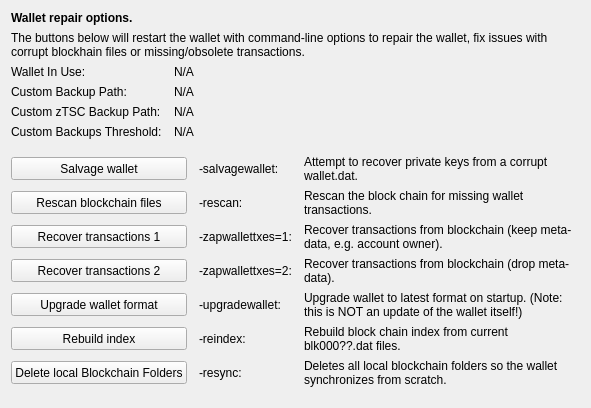
     <widget class="QWidget" name="tab_repair">
      <attribute name="title">
       <string>&amp;Wallet Repair</string>
      </attribute>
      <layout class="QGridLayout" name="gridLayout_4" columnstretch="0,0,0,0">
       <property name="horizontalSpacing">
        <number>12</number>
       </property>
       <item row="0" column="0" colspan="4">
        <widget class="QLabel" name="label_repair_header">
         <property name="font">
          <font>
           <weight>75</weight>
           <bold>true</bold>
          </font>
         </property>
         <property name="text">
          <string>Wallet repair options.</string>
         </property>
        </widget>
       </item>
       <item row="1" column="0" colspan="4">
        <widget class="QLabel" name="label_repair_helptext">
         <property name="font">
          <font>
           <weight>50</weight>
           <bold>false</bold>
          </font>
         </property>
         <property name="text">
          <string>The buttons below will restart the wallet with command-line options to repair the wallet, fix issues with corrupt blockhain files or missing/obsolete transactions.</string>
         </property>
         <property name="wordWrap">
          <bool>true</bool>
         </property>
        </widget>
       </item>
       <item row="2" column="0">
        <widget class="QLabel" name="wallet_path_label">
         <property name="text">
          <string>Wallet In Use:</string>
         </property>
        </widget>
       </item>
       <item row="2" column="1" colspan="3">
        <widget class="QLabel" name="wallet_path">
         <property name="cursor">
          <cursorShape>IBeamCursor</cursorShape>
         </property>
         <property name="text">
          <string>N/A</string>
         </property>
         <property name="textFormat">
          <enum>Qt::PlainText</enum>
         </property>
         <property name="textInteractionFlags">
          <set>Qt::LinksAccessibleByMouse|Qt::TextSelectableByKeyboard|Qt::TextSelectableByMouse</set>
         </property>
        </widget>
       </item>
       <item row="3" column="0">
        <widget class="QLabel" name="wallet_custombackuppath_label">
         <property name="text">
          <string>Custom Backup Path:</string>
         </property>
         <property name="visible">
          <bool>false</bool>
         </property>
        </widget>
       </item>
       <item row="3" column="1" colspan="3">
        <widget class="QLabel" name="wallet_custombackuppath">
         <property name="cursor">
          <cursorShape>IBeamCursor</cursorShape>
         </property>
         <property name="text">
          <string>N/A</string>
         </property>
         <property name="textFormat">
          <enum>Qt::PlainText</enum>
         </property>
         <property name="textInteractionFlags">
          <set>Qt::LinksAccessibleByMouse|Qt::TextSelectableByKeyboard|Qt::TextSelectableByMouse</set>
         </property>
         <property name="visible">
          <bool>false</bool>
         </property>
        </widget>
       </item>
       <item row="4" column="0">
        <widget class="QLabel" name="wallet_customztscbackuppath_label">
         <property name="text">
          <string>Custom zTSC Backup Path:</string>
         </property>
         <property name="visible">
          <bool>false</bool>
         </property>
        </widget>
       </item>
       <item row="4" column="1" colspan="3">
        <widget class="QLabel" name="wallet_customztscbackuppath">
         <property name="cursor">
          <cursorShape>IBeamCursor</cursorShape>
         </property>
         <property name="text">
          <string>N/A</string>
         </property>
         <property name="textFormat">
          <enum>Qt::PlainText</enum>
         </property>
         <property name="textInteractionFlags">
          <set>Qt::LinksAccessibleByMouse|Qt::TextSelectableByKeyboard|Qt::TextSelectableByMouse</set>
         </property>
         <property name="visible">
          <bool>false</bool>
         </property>
        </widget>
       </item>
       <item row="5" column="0">
        <widget class="QLabel" name="wallet_custombackupthreshold_label">
         <property name="text">
          <string>Custom Backups Threshold:</string>
         </property>
         <property name="visible">
          <bool>false</bool>
         </property>
        </widget>
       </item>
       <item row="5" column="1" colspan="3">
        <widget class="QLabel" name="wallet_custombackupthreshold">
         <property name="cursor">
          <cursorShape>IBeamCursor</cursorShape>
         </property>
         <property name="text">
          <string>N/A</string>
         </property>
         <property name="textFormat">
          <enum>Qt::PlainText</enum>
         </property>
         <property name="textInteractionFlags">
          <set>Qt::LinksAccessibleByMouse|Qt::TextSelectableByKeyboard|Qt::TextSelectableByMouse</set>
         </property>
         <property name="visible">
          <bool>false</bool>
         </property>
        </widget>
       </item>
       <item row="6" column="0">
        <spacer name="verticalSpacer_repair1">
         <property name="orientation">
          <enum>Qt::Vertical</enum>
         </property>
         <property name="sizeHint" stdset="0">
          <size>
           <width>10</width>
           <height>10</height>
          </size>
         </property>
        </spacer>
       </item>
       <item row="7" column="0" colspan="2">
        <widget class="QPushButton" name="btn_salvagewallet">
         <property name="minimumSize">
          <size>
           <width>100</width>
           <height>23</height>
          </size>
         </property>
         <property name="text">
          <string>Salvage wallet</string>
         </property>
        </widget>
       </item>
       <item row="7" column="2">
        <widget class="QLabel" name="label_repair_salvage_command">
         <property name="text">
          <string notr="true">-salvagewallet:</string>
         </property>
        </widget>
       </item>
       <item row="7" column="3">
        <widget class="QLabel" name="label_repair_salvage">
         <property name="text">
          <string>Attempt to recover private keys from a corrupt wallet.dat.</string>
         </property>
         <property name="wordWrap">
          <bool>true</bool>
         </property>
        </widget>
       </item>
       <item row="8" column="0" colspan="2">
        <widget class="QPushButton" name="btn_rescan">
         <property name="minimumSize">
          <size>
           <width>100</width>
           <height>23</height>
          </size>
         </property>
         <property name="text">
          <string>Rescan blockchain files</string>
         </property>
        </widget>
       </item>
       <item row="8" column="2">
        <widget class="QLabel" name="label_repair_rescan_command">
         <property name="text">
          <string notr="true">-rescan:</string>
         </property>
        </widget>
       </item>
       <item row="8" column="3">
        <widget class="QLabel" name="label_repair_rescan">
         <property name="text">
          <string>Rescan the block chain for missing wallet transactions.</string>
         </property>
         <property name="wordWrap">
          <bool>true</bool>
         </property>
        </widget>
       </item>
       <item row="9" column="0" colspan="2">
        <widget class="QPushButton" name="btn_zapwallettxes1">
         <property name="minimumSize">
          <size>
           <width>100</width>
           <height>23</height>
          </size>
         </property>
         <property name="text">
          <string>Recover transactions 1</string>
         </property>
        </widget>
       </item>
       <item row="9" column="2">
        <widget class="QLabel" name="label_repair_zap1_command">
         <property name="text">
          <string notr="true">-zapwallettxes=1:</string>
         </property>
        </widget>
       </item>
       <item row="9" column="3">
        <widget class="QLabel" name="label_repair_zap1">
         <property name="text">
          <string>Recover transactions from blockchain (keep meta-data, e.g. account owner).</string>
         </property>
         <property name="wordWrap">
          <bool>true</bool>
         </property>
        </widget>
       </item>
       <item row="10" column="0" colspan="2">
        <widget class="QPushButton" name="btn_zapwallettxes2">
         <property name="minimumSize">
          <size>
           <width>100</width>
           <height>23</height>
          </size>
         </property>
         <property name="text">
          <string>Recover transactions 2</string>
         </property>
        </widget>
       </item>
       <item row="10" column="2">
        <widget class="QLabel" name="label_repair_zap2_command">
         <property name="text">
          <string notr="true">-zapwallettxes=2:</string>
         </property>
        </widget>
       </item>
       <item row="10" column="3">
        <widget class="QLabel" name="label_repair_zap2">
         <property name="text">
          <string>Recover transactions from blockchain (drop meta-data).</string>
         </property>
         <property name="wordWrap">
          <bool>true</bool>
         </property>
        </widget>
       </item>
       <item row="11" column="0" colspan="2">
        <widget class="QPushButton" name="btn_upgradewallet">
         <property name="minimumSize">
          <size>
           <width>100</width>
           <height>23</height>
          </size>
         </property>
         <property name="text">
          <string>Upgrade wallet format</string>
         </property>
        </widget>
       </item>
       <item row="11" column="2">
        <widget class="QLabel" name="label_repair_upgrade_command">
         <property name="text">
          <string notr="true">-upgradewallet:</string>
         </property>
        </widget>
       </item>
       <item row="11" column="3">
        <widget class="QLabel" name="label_repair_upgrade">
         <property name="text">
          <string>Upgrade wallet to latest format on startup. (Note: this is NOT an update of the wallet itself!)</string>
         </property>
         <property name="wordWrap">
          <bool>true</bool>
         </property>
        </widget>
       </item>
       <item row="12" column="0" colspan="2">
        <widget class="QPushButton" name="btn_reindex">
         <property name="minimumSize">
          <size>
           <width>100</width>
           <height>23</height>
          </size>
         </property>
         <property name="text">
          <string>Rebuild index</string>
         </property>
        </widget>
       </item>
       <item row="12" column="2">
        <widget class="QLabel" name="label_repair_reindex_command">
         <property name="text">
          <string notr="true">-reindex:</string>
         </property>
        </widget>
       </item>
       <item row="12" column="3">
        <widget class="QLabel" name="label_repair_reindex">
         <property name="text">
          <string>Rebuild block chain index from current blk000??.dat files.</string>
         </property>
         <property name="wordWrap">
          <bool>true</bool>
         </property>
        </widget>
       </item>
       <item row="13" column="0" colspan="2">
        <widget class="QPushButton" name="btn_resync">
         <property name="minimumSize">
          <size>
           <width>100</width>
           <height>23</height>
          </size>
         </property>
         <property name="text">
          <string>Delete local Blockchain Folders</string>
         </property>
        </widget>
       </item>
       <item row="13" column="2">
        <widget class="QLabel" name="label_repair_resync_command">
         <property name="text">
          <string>-resync:</string>
         </property>
        </widget>
       </item>
       <item row="13" column="3">
        <widget class="QLabel" name="label_repair_resync">
         <property name="text">
          <string>Deletes all local blockchain folders so the wallet synchronizes from scratch.</string>
         </property>
         <property name="wordWrap">
          <bool>true</bool>
         </property>
        </widget>
       </item>
       <item row="14" column="0">
        <spacer name="verticalSpacer_repair2">
         <property name="orientation">
          <enum>Qt::Vertical</enum>
         </property>
         <property name="sizeHint" stdset="0">
          <size>
           <width>20</width>
           <height>10</height>
          </size>
         </property>
        </spacer>
       </item>
      </layout>
     </widget>
